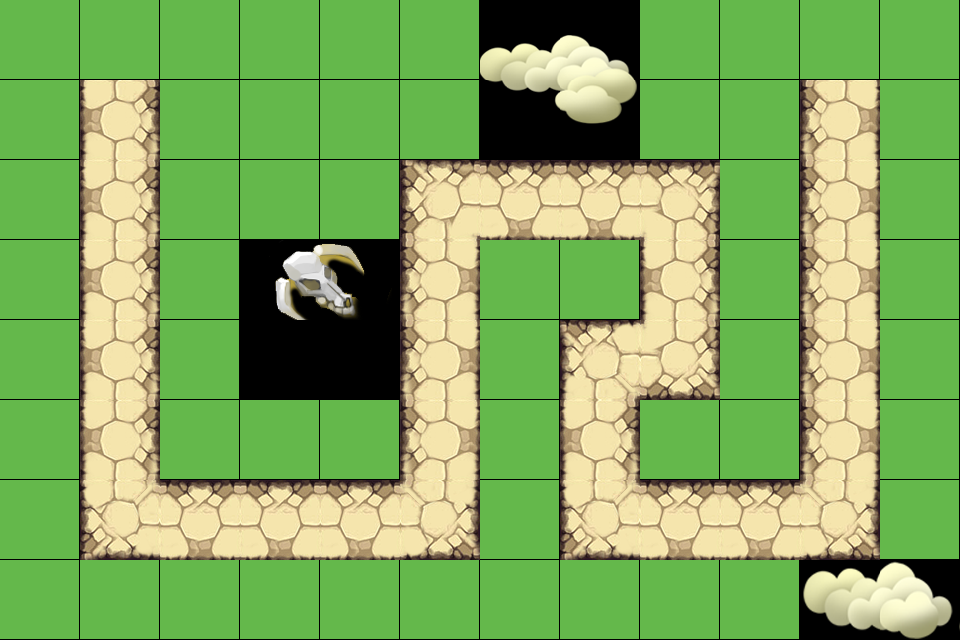

The image is a tile-based game level rendered from a .tmx file. Its description and source (layers, tilesets, objects; grid data summarised) follow:
An orthogonal 12x8 tile map with 80x80 px tiles, 2 tile layers (main, meta) and 10 objects.

<map version="1.0" orientation="orthogonal" width="12" height="8" tilewidth="80" tileheight="80">
 <tileset firstgid="1" name="towerBlocks" tilewidth="80" tileheight="80" spacing="1">
  <image source="TileResource/towerBlocks.png" width="512" height="512" />
  <tile id="26">
   <properties>
    <property name="Build" value="True" />
   </properties>
  </tile>
 </tileset>
 <layer name="main" width="12" height="8">
  <data>[96 cells, 38 non-empty, 17 distinct tile ids]</data>
 </layer>
 <objectgroup name="Walk" width="12" height="8">
  <object x="112" y="104" />
  <object x="117" y="505" />
  <object x="428" y="521" />
  <object x="435" y="200" />
  <object x="679" y="191" />
  <object x="679" y="355" />
  <object x="599" y="355" />
  <object x="599" y="515" />
  <object x="832" y="516" />
  <object x="837" y="112" />
 </objectgroup>
 <layer name="meta" width="12" height="8">
  <data>[96 cells, 56 non-empty, 1 distinct tile ids]</data>
 </layer>
</map>